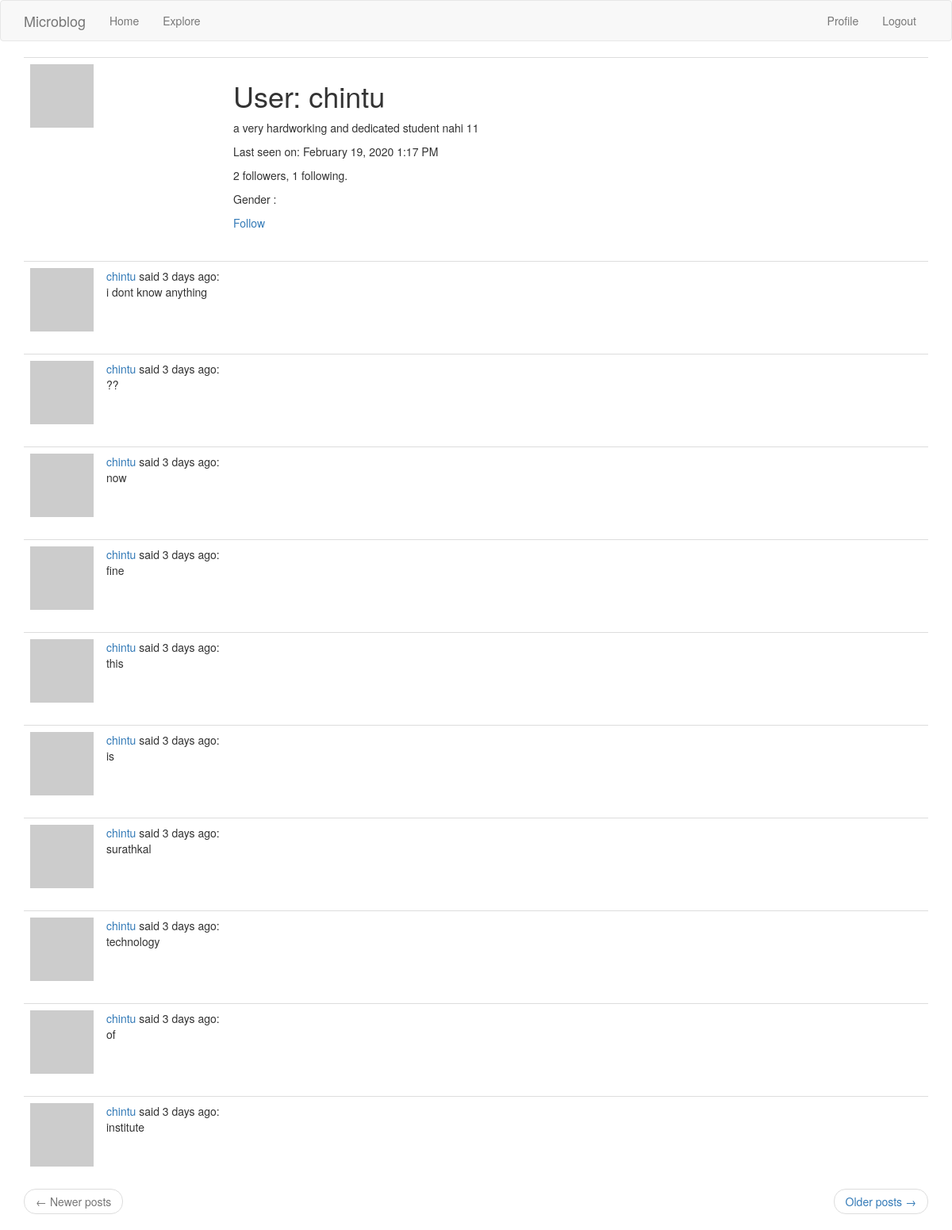
The page /user/chintu (signed in) on the database as committed earlier.
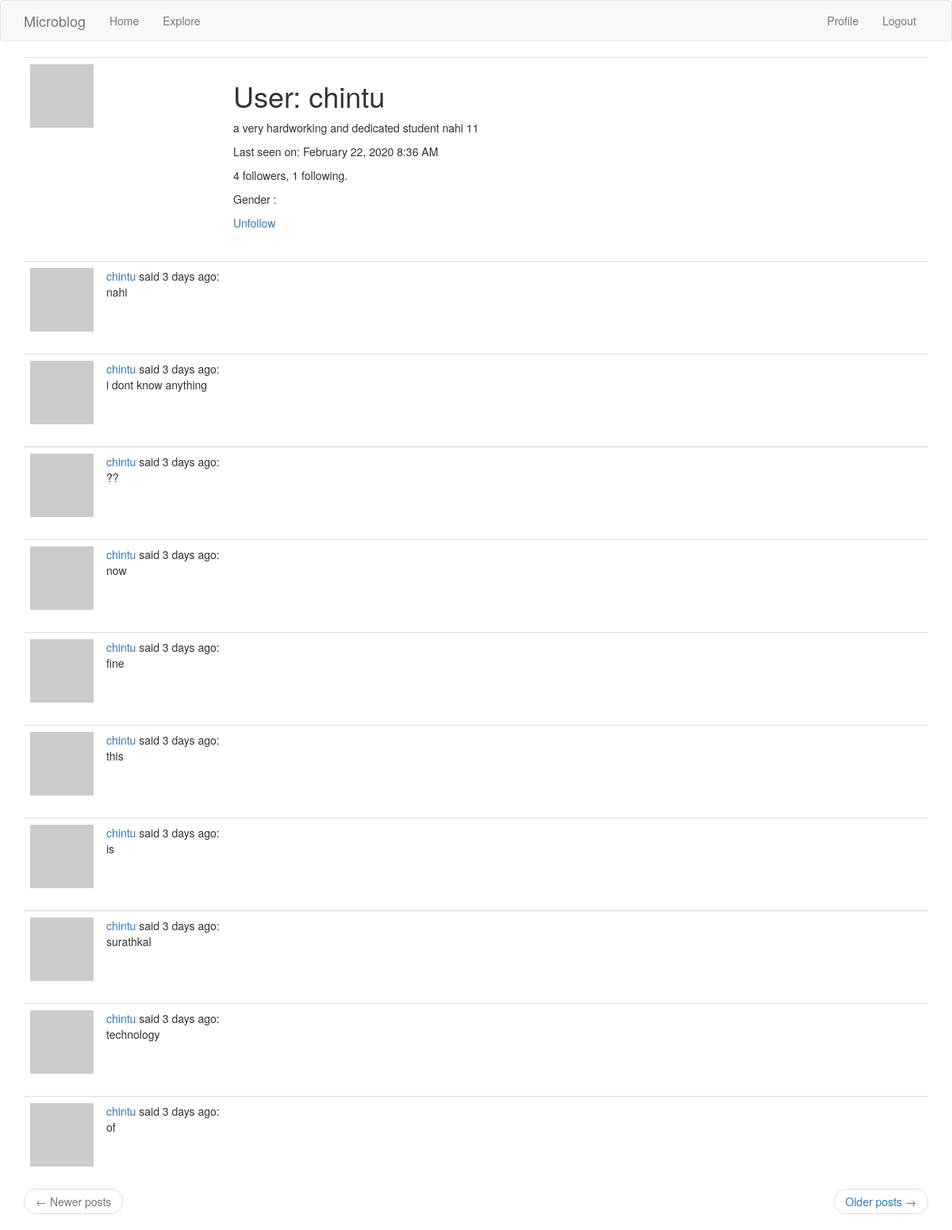
The same page on the database as committed later.
### app/models.py (models this page shows, shortened)
class User(UserMixin, db.Model):
    id = db.Column(db.Integer, primary_key=True)
    username = db.Column(db.String(64), index=True, unique=True)
    email = db.Column(db.String(120), index=True, unique=True)
    password_hash = db.Column(db.String(128))
    about_me = db.Column(db.String(140))
    followed = db.relationship(
        'User', secondary=followers,
        primaryjoin=(followers.c.follower_id == id),
        secondaryjoin=(followers.c.followed_id == id),
        backref=db.backref('followers', lazy='dynamic'), lazy='dynamic')
    last_seen = db.Column(db.DateTime, default=datetime.utcnow)
    posts = db.relationship('Post', backref='author', lazy='dynamic')
    products = db.relationship('Product', backref='author', lazy='dynamic')
    def avatar(self, size):
        digest = md5(self.email.lower().encode('utf-8')).hexdigest()
        return 'https://www.gravatar.com/avatar/{}?d=identicon&s={}'.format(
            digest, size)
    def is_following(self, user):
        return self.followed.filter(
            followers.c.followed_id == user.id).count() > 0

class Post(db.Model):
    id = db.Column(db.Integer, primary_key=True)
    body = db.Column(db.String(140))
    timestamp = db.Column(db.DateTime, index=True, default=datetime.utcnow)
    user_id = db.Column(db.Integer, db.ForeignKey('user.id'))

### app/routes.py (the view)
@app.route('/user/<username>')
@login_required
def user(username):
    user = User.query.filter_by(username=username).first_or_404()
    page = request.args.get('page', 1, type=int)
    posts = user.posts.order_by(Post.timestamp.desc()).paginate(
        page, app.config['POSTS_PER_PAGE'], False)
    next_url = url_for('user', username=user.username, page=posts.next_num) \
        if posts.has_next else None
    prev_url = url_for('user', username=user.username, page=posts.prev_num) \
        if posts.has_prev else None
    return render_template('user.html', user=user, posts=posts.items,
                           next_url=next_url, prev_url=prev_url)

### app/models.py (called while the page is built)
@login.user_loader
def load_user(id):
    return User.query.get(int(id))

### app/routes.py (called while the page is built)
@app.before_request
def before_request():
    if current_user.is_authenticated:
        current_user.last_seen = datetime.utcnow()
        db.session.commit()

### app/templates/user.html
{% extends "base.html" %}
{% block app_content %}
    <table class="table table-hover">
        <tr>
            <td width="256px"><img src="{{ user.avatar(256) }}"></td>
            <td>
                <h1>User: {{ user.username }}</h1>
                {% if user.about_me %}<p>{{ user.about_me }}</p>{% endif %}
                {% if user.last_seen %}
                <p>Last seen on: {{ moment(user.last_seen).format('LLL') }}</p>
                {% endif %}
                <p>{{ user.followers.count() }} followers, {{ user.followed.count() }} following.</p>
                <p>Gender : {{ user.gender }}</p>
                {% if user == current_user %}
                <p><a href="{{ url_for('edit_profile') }}">Edit your profile</a></p>
                {% elif not current_user.is_following(user) %}
                <p><a href="{{ url_for('follow', username=user.username) }}">Follow</a></p>
                {% else %}
                <p><a href="{{ url_for('unfollow', username=user.username) }}">Unfollow</a></p>
                {% endif %}
            </td>
        </tr>
    </table>
    {% for post in posts %}
        {% include '_post.html' %}
    {% endfor %}
    <nav aria-label="...">
        <ul class="pager">
            <li class="previous{% if not prev_url %} disabled{% endif %}">
                <a href="{{ prev_url or '#' }}">
                    <span aria-hidden="true">&larr;</span> Newer posts
                </a>
            </li>
            <li class="next{% if not next_url %} disabled{% endif %}">
                <a href="{{ next_url or '#' }}">
                    Older posts <span aria-hidden="true">&rarr;</span>
                </a>
            </li>
        </ul>
    </nav>
{% endblock %}

### app/templates/_post.html
<table class="table table-hover">
        <tr>
            <td width="70px">
                <a href="{{ url_for('user', username=post.author.username) }}">
                    <img src="{{ post.author.avatar(70) }}" />
                </a>
            </td>
            <td>
                <a href="{{ url_for('user', username=post.author.username) }}">
                    {{ post.author.username }}
                </a>
                said {{ moment(post.timestamp).fromNow() }}:
                <br>
                {{ post.body }}
            </td>
        </tr>
    </table>

Rows that differ between the two databases and show on the page:
no longer on this page (row unchanged): Post: author.username "chintu", timestamp "3 days ago", body "institute"
changed User "chintu": last_seen "February 19, 2020 1:17 PM" → "February 22, 2020 8:36 AM"
added Post: author.username "chintu", timestamp "3 days ago", body "nahi"
Other text that changed with them:
{{ user.followers.count() }}: "2" → "4"
text no longer shown: "Follow"
text now shown: "Unfollow"
